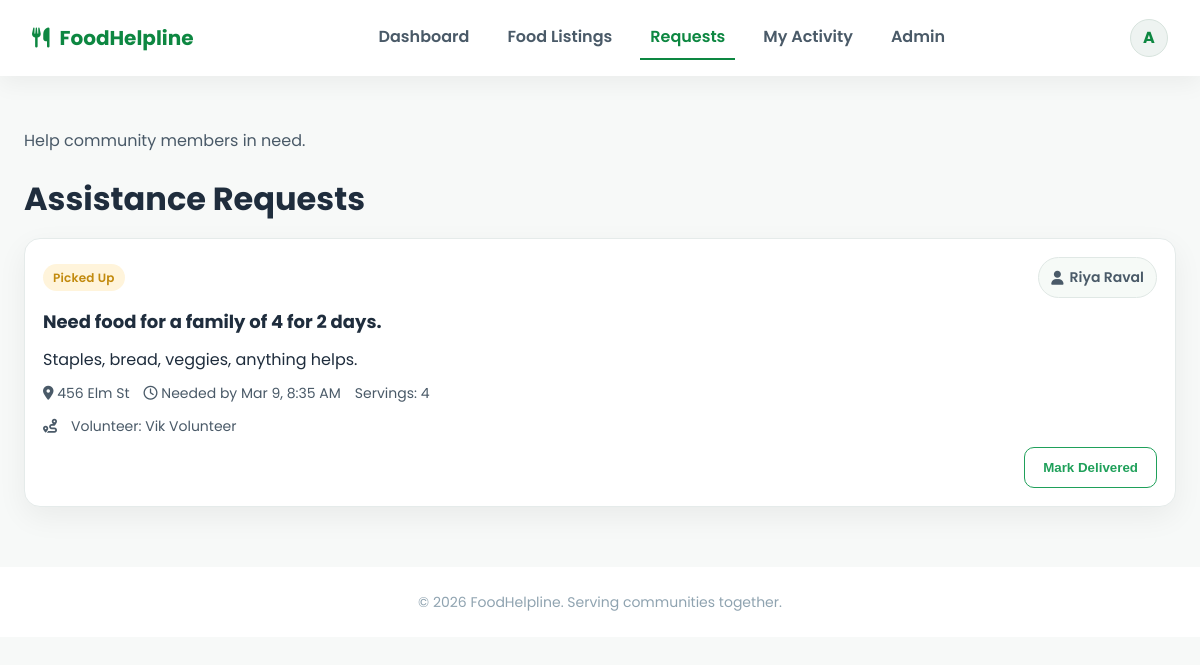
/requests.php (signed in), run on an earlier commit of the app's database.
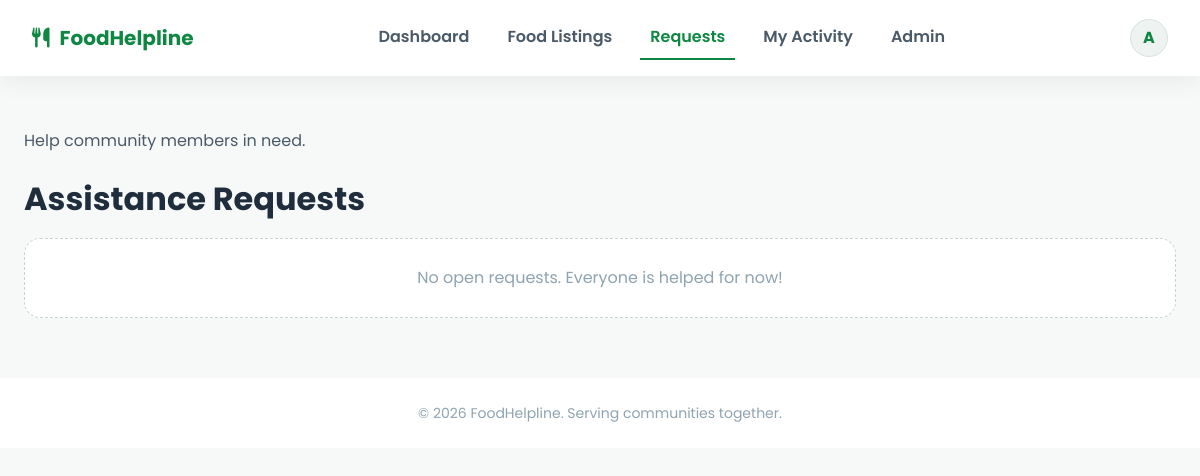
And on a later commit of the database.
### tables this page shows
CREATE TABLE IF NOT EXISTS `assistance_requests` (
  `id` int NOT NULL AUTO_INCREMENT,
  `requester_id` int NOT NULL,
  `title` varchar(255) NOT NULL,
  `description` text,
  `servings` int DEFAULT '1',
  `address` varchar(255) NOT NULL,
  `needed_by` datetime DEFAULT NULL,
  `status` enum('open','picked_up','delivered','closed') DEFAULT 'open',
  `volunteer_id` int DEFAULT NULL,
  `created_at` timestamp NULL DEFAULT CURRENT_TIMESTAMP,
  PRIMARY KEY (`id`),
  KEY `requester_id` (`requester_id`),
  KEY `volunteer_id` (`volunteer_id`)
);

CREATE TABLE IF NOT EXISTS `users` (
  `id` int NOT NULL AUTO_INCREMENT,
  `name` varchar(100) DEFAULT NULL,
  `email` varchar(100) DEFAULT NULL,
  `phone` varchar(15) DEFAULT NULL,
  `address` varchar(255) DEFAULT NULL,
  `organization` varchar(255) DEFAULT NULL,
  `password` varchar(255) DEFAULT NULL,
  `role` enum('admin','donor','receiver','volunteer') DEFAULT NULL,
  `profile_completed` tinyint(1) NOT NULL DEFAULT '0',
  `status` tinyint DEFAULT '1',
  `created_at` timestamp NULL DEFAULT CURRENT_TIMESTAMP,
  PRIMARY KEY (`id`),
  UNIQUE KEY `email` (`email`)
);

### includes/helpers.php (called while the page is built, shortened)
<?php
function safe($value) {
    return htmlspecialchars($value ?? '', ENT_QUOTES, 'UTF-8');
}
function formatDate($dateString, $format = 'M j, Y') {
    return date($format, strtotime($dateString));
}
function statusBadge(string $status): array {
    $map = [
        'available'  => ['label' => 'Available', 'class' => 'badge green'],
        'claimed'    => ['label' => 'Claimed', 'class' => 'badge blue'],
        'completed'  => ['label' => 'Completed', 'class' => 'badge gray'],
        'expired'    => ['label' => 'Expired', 'class' => 'badge gray'],
        'open'       => ['label' => 'Open', 'class' => 'badge blue'],
        'picked_up'  => ['label' => 'Picked Up', 'class' => 'badge amber'],
        'delivered'  => ['label' => 'Delivered', 'class' => 'badge green'],
        'closed'     => ['label' => 'Closed', 'class' => 'badge gray'],
    ];
    return $map[$status] ?? ['label' => ucfirst($status), 'class' => 'badge gray'];
}

### requests.php (the view, shortened to what this page needs)
<?php
include("includes/header.php");
include("includes/helpers.php");
$requests = $conn->query("SELECT ar.*, u.name AS requester_name, vol.name AS volunteer_name
    FROM assistance_requests ar
    JOIN users u ON u.id = ar.requester_id
    LEFT JOIN users vol ON vol.id = ar.volunteer_id
    ORDER BY CASE WHEN ar.status='open' THEN 0 WHEN ar.status='picked_up' THEN 1 ELSE 2 END, COALESCE(ar.needed_by, ar.created_at) ASC
")->fetchAll(PDO::FETCH_ASSOC);
?>
<section class="page">
    <div class="section-head" style="margin-bottom:8px;">
        <div>
            <p class="lead">Help community members in need.</p>
            <h1>Assistance Requests</h1>
        </div>
    </div>
    <div class="grid two">
        <div>
            <?php if (count($requests) === 0): ?>
                <div class="empty">No open requests. Everyone is helped for now!</div>
            <?php else: ?>
                <div class="grid cards">
                    <?php foreach ($requests as $req): ?>
                        <?php $badge = statusBadge($req['status']); ?>
                        <div class="request-card">
                            <div class="meta" style="justify-content: space-between;">
                                <span class="<?php echo $badge['class']; ?>"><?php echo $badge['label']; ?></span>
                                <span class="pill"><i class="fas fa-user"></i> <?php echo safe($req['requester_name']); ?></span>
                            </div>
                            <h4><?php echo safe($req['title']); ?></h4>
                            <p><?php echo safe($req['description']); ?></p>
                            <div class="meta">
                                <span><i class="fas fa-map-marker-alt"></i> <?php echo safe($req['address']); ?></span>
                                <?php if ($req['needed_by']): ?>
                                    <span><i class="far fa-clock"></i> Needed by <?php echo formatDate($req['needed_by'], 'M j, g:i A'); ?></span>
                                <?php endif; ?>
                                <span>Servings: <?php echo (int)$req['servings']; ?></span>
                            </div>
                            <?php if ($req['volunteer_name']): ?>
                                <div class="meta"><i class="fas fa-route"></i> Volunteer: <?php echo safe($req['volunteer_name']); ?></div>
                            <?php endif; ?>
                            <div class="actions">
                                <div style="display:flex; gap:8px;">
                                    <?php if ($req['status'] === 'picked_up' && ($req['volunteer_id'] == $currentUser['id'] || $currentUser['role']==='admin')): ?>
                                        <form method="POST">
                                            <button type="submit" name="deliver_request" class="btn ghost">Mark Delivered</button>
                                        </form>
                                    <?php endif; ?>
                                </div>
                            </div>
                        </div>
                    <?php endforeach; ?>
                </div>
            <?php endif; ?>
        </div>
    </div>
</section>
<?php include("includes/footer.php"); ?>

What changed in the data, as far as the page shows it:
removed assistance_requests: status "Picked Up", requester.name "Riya Raval", title "Need food for a family of 4 for 2 days.", description "Staples, bread, veggies, anything helps.", address "456 Elm St", needed_by "Mar 9, 8:35 AM", servings "4", volunteer.name "Vik Volunteer"
Also different on the page:
text now shown: "No open requests. Everyone is helped for now!"
